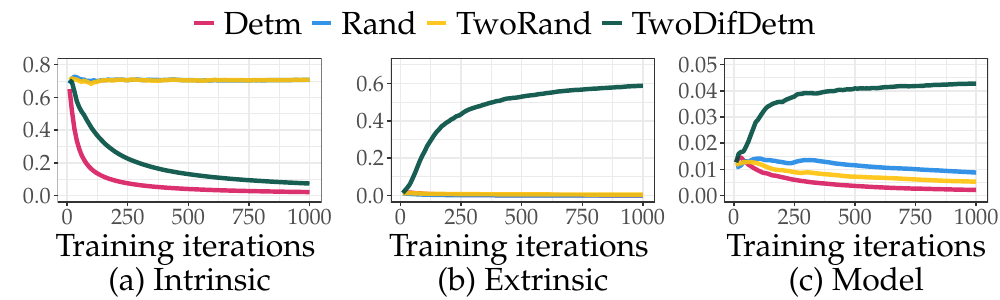

R code for this plot:

library(ggplot2)
library(reshape2)
library(ggpubr)


dat <- read.csv(file='grid_intrinsic.csv')

dat <- melt(dat, id="Number.of.Updates")

print(dat)

p1 <- ggplot(data=dat, aes(x=Number.of.Updates, y=value, colour=variable)) +
    geom_line(size=1.5, alpha=0.9) + 
    scale_colour_manual(values=c("#D81B60", "#1E88E5", "#FFC107", "#004D40")) +
    #scale_fill_brewer(palette="Greens") +
    xlab("Training iterations \n(a) Intrinsic") + 
    ylim(0, 0.8) + 
    theme_bw() +
    theme(text=element_text(family="Palatino"),
          legend.position="top",                                                              
          legend.title=element_blank(),                                         
          legend.text=element_text(size=23),    
          axis.text.x = element_text(size=16),
          axis.text.y = element_text(size=16), 
          axis.title.x = element_text(size=23),
          axis.title.y = element_blank(),
          plot.margin = unit(c(.3,.3,0,.3), "cm")
    )
                
dat <- read.csv(file='grid_extrinsic.csv')

dat <- melt(dat, id="Number.of.Updates")

print(dat)

p2 <- ggplot(data=dat, aes(x=Number.of.Updates, y=value, colour=variable)) +
    geom_line(size=1.5, alpha=0.9) + 
    scale_colour_manual(values=c("#D81B60", "#1E88E5", "#FFC107", "#004D40")) +
    #scale_fill_brewer(palette="Greens") +
    xlab("Training iterations \n(b) Extrinsic") +
    ylim(0, 0.7) + 
    theme_bw() +
    theme(text=element_text(family="Palatino"),
          legend.position="top",                                                              
          legend.title=element_blank(),                                         
          legend.text=element_text(size=23),    
          axis.text.x = element_text(size=16),
          axis.text.y = element_text(size=16), 
          axis.title.x = element_text(size=23),
          axis.title.y = element_blank(),
          plot.margin = unit(c(.3,.3,0,.3), "cm")
    )

dat <- read.csv(file='grid_model.csv')

dat <- melt(dat, id="Number.of.Updates")

print(dat)

p3 <- ggplot(data=dat, aes(x=Number.of.Updates, y=value, colour=variable)) +
    geom_line(size=1.5, alpha=0.9) + 
    scale_colour_manual(values=c("#D81B60", "#1E88E5", "#FFC107", "#004D40")) +
    #scale_fill_brewer(palette="Greens") +
    xlab("Training iterations\n(c) Model") +
    ylim(0, 0.05) + 
    theme_bw() +
    theme(text=element_text(family="Palatino"),
          legend.position="top",                                                              
          legend.title=element_blank(),                                         
          legend.text=element_text(size=23),    
          axis.text.x = element_text(size=16),
          axis.text.y = element_text(size=16), 
          axis.title.x = element_text(size=23),
          axis.title.y = element_blank(),
          plot.margin = unit(c(.3,.3,0,.3), "cm")
    )

                
ggarrange(p1, p2, p3, ncol=3, nrow=1, heights=c(4, 4), align="hv", 
          common.legend = TRUE, legend="top")


ggsave('grid_uncertainty.pdf', height=3, width=10)



